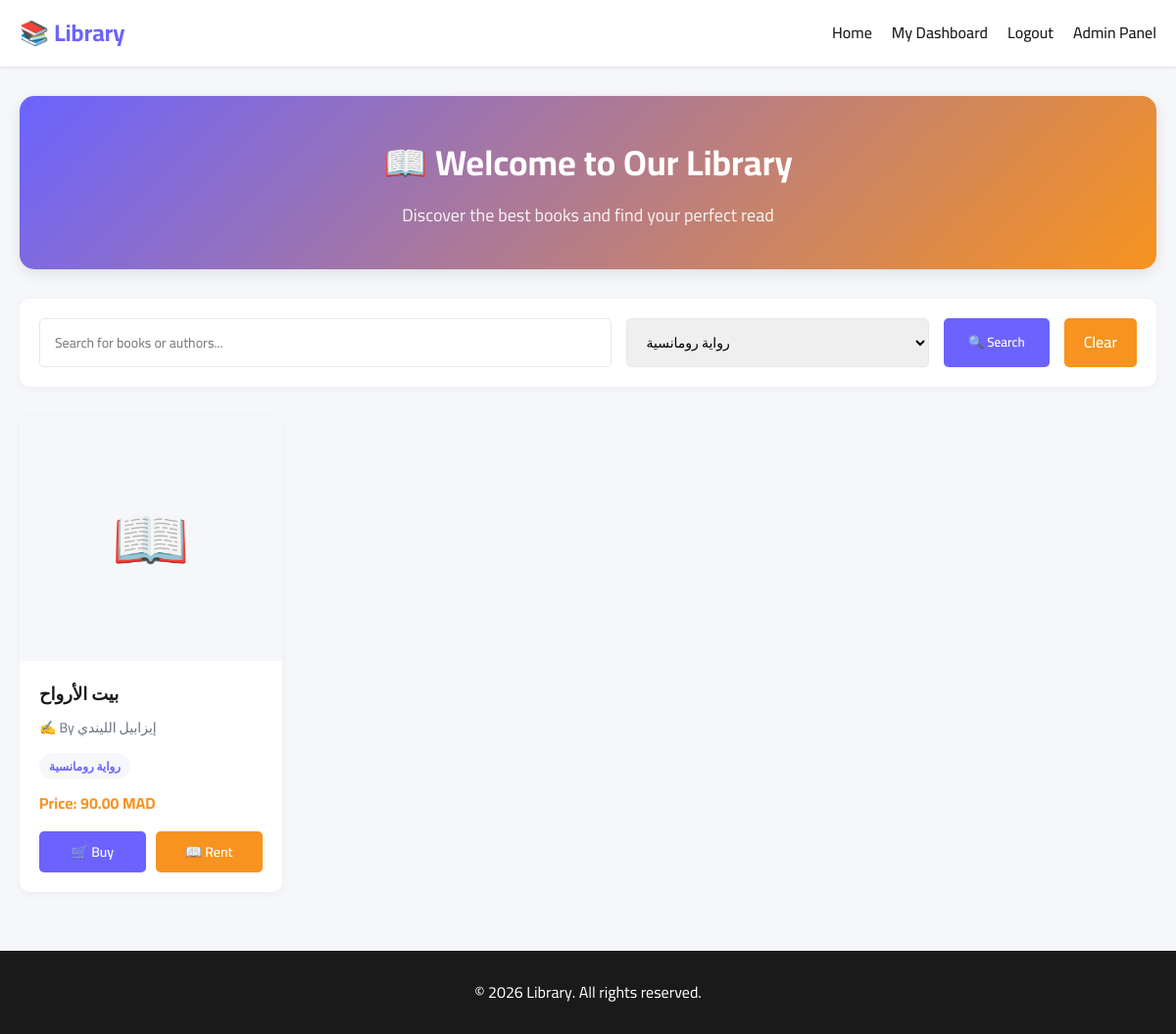
/views/catalogue.php?type_id=3 (signed in), run on the app's committed database.
### tables this page shows
CREATE TABLE books (
    book_id INT AUTO_INCREMENT PRIMARY KEY,
    title VARCHAR(255) NOT NULL,
    author VARCHAR(150) NOT NULL,
    type_id INT NOT NULL,
    cover_image VARCHAR(500),
    description TEXT,
    price_buy DECIMAL(10,2) NOT NULL,
    price_rental DECIMAL(10,2),
    available_buy BOOLEAN DEFAULT TRUE,
    available_rental BOOLEAN DEFAULT FALSE,
    created_at DATETIME DEFAULT CURRENT_TIMESTAMP,
    FOREIGN KEY (type_id) REFERENCES book_types(type_id) ON DELETE RESTRICT
);

CREATE TABLE book_types (
    type_id INT AUTO_INCREMENT PRIMARY KEY,
    type_name VARCHAR(100) NOT NULL UNIQUE,
    created_at DATETIME DEFAULT CURRENT_TIMESTAMP
);

### core/functions.php (called while the page is built, shortened)
<?php
require_once __DIR__ . '/db.php';
function isLoggedIn() {
    return isset($_SESSION['user_id']);
}
function sanitize($data) {
    return htmlspecialchars(trim((string)$data), ENT_QUOTES, 'UTF-8');
}
function formatPrice($price) {
    return number_format($price, 2, '.', '') . ' MAD';
}
function getAllTypes() {
    global $pdo;
    $stmt = $pdo->query("SELECT * FROM book_types ORDER BY type_name ASC");
    return $stmt->fetchAll();
}
function getAllBooks($search = '', $type_id = '') {
    global $pdo;
    $query = "SELECT b.*, bt.type_name
              FROM books b
              JOIN book_types bt ON b.type_id = bt.type_id
              WHERE (b.available_buy = TRUE OR b.available_rental = TRUE)";
    $params = [];
    if (!empty($type_id)) {
        $query .= " AND b.type_id = ?";
        $params[] = $type_id;
    }
    $query .= " ORDER BY b.created_at DESC";
    $stmt = $pdo->prepare($query);
    $stmt->execute($params);
    return $stmt->fetchAll();
}

### views/catalogue.php (the view, shortened to what this page needs)
<?php
require_once '../core/functions.php';
$search = sanitize($_GET['search'] ?? '');
$type_id = sanitize($_GET['type_id'] ?? '');
$books = getAllBooks($search, $type_id);
$types = getAllTypes();
?>
<!DOCTYPE html>
<html lang="en" dir="ltr">
<head>
    <link rel="stylesheet" href="../assets/css/style.css">
</head>
<body>
    <nav class="navbar">
        <div class="container">
            <a href="catalogue.php" class="navbar-brand">📚 Library</a>
            <ul class="navbar-links">
                <li><a href="catalogue.php">Home</a></li>
                <?php if (isLoggedIn()): ?>
                    <li><a href="user_dashboard.php">My Dashboard</a></li>
                    <li><a href="../core/logout.php">Logout</a></li>
                <?php else: ?>
                    <li><a href="login.php" class="btn-login" style="background: var(--primary); color: white; padding: 5px 15px; border-radius: 5px; text-decoration: none;">Login</a></li>
                <?php endif; ?>
                <li><a href="../admin/login.php">Admin Panel</a></li>
            </ul>
        </div>
    </nav>
    <div class="container">
        <div class="hero" style="text-align: center; background: linear-gradient(135deg, var(--primary) 0%, var(--secondary) 100%); color: white; padding: 40px; border-radius: 15px; margin-top: 30px; box-shadow: 0 4px 15px rgba(0,0,0,0.1);">
            <h1 style="font-size: 36px; margin-bottom: 10px; font-weight: 700;">📖 Welcome to Our Library</h1>
            <p style="font-size: 18px; opacity: 0.9;">Discover the best books and find your perfect read</p>
        </div>
    </div>
    <div class="container">
        <form method="GET" action="catalogue.php" class="search-filter">
            <input
                type="text"
                name="search"
                placeholder="Search for books or authors..."
                value="<?php echo htmlspecialchars($search); ?>">
            <select name="type_id">
                <?php foreach ($types as $type): ?>
                    <option value="<?php echo $type['type_id']; ?>"
                        <?php echo ($type_id == $type['type_id']) ? 'selected' : ''; ?>>
                        <?php echo htmlspecialchars($type['type_name']); ?>
                    </option>
                <?php endforeach; ?>
            </select>
            <button type="submit" class="btn btn-primary" style="padding: 10px 25px;">🔍 Search</button>
            <a href="catalogue.php" class="btn btn-secondary" style="padding: 10px 20px; display: flex; align-items: center; justify-content: center; text-decoration: none;">Clear</a>
        </form>
    </div>
    <div class="container">
        <?php if (empty($books)): ?>
            <div style="text-align: center; padding: 60px 20px; background-color: white; border-radius: 10px; margin: 20px 0; box-shadow: 0 2px 8px rgba(0,0,0,0.05);">
                <p style="font-size: 64px; margin-bottom: 15px;">📭</p>
                <p style="font-size: 20px; font-weight: 700; color: var(--dark); margin-bottom: 10px;">No Results Found</p>
                <p style="color: var(--gray);">Try changing your search terms or filters.</p>
            </div>
        <?php else: ?>
            <div class="books-grid" style="display: grid; grid-template-columns: repeat(auto-fill, minmax(250px, 1fr)); gap: 30px; margin-bottom: 50px;">
                <?php foreach ($books as $book): ?>
                    <div class="book-card" style="background: white; border-radius: 10px; overflow: hidden; box-shadow: 0 2px 8px rgba(0,0,0,0.05); display: flex; flex-direction: column; height: 100%; transition: transform 0.2s, box-shadow 0.2s;">
                        <div class="book-card-image" style="height: 250px; background: var(--light); display: flex; align-items: center; justify-content: center; overflow: hidden; font-size: 64px;">
                            <?php if (!empty($book['cover_image'])): ?>
                                <img src="<?php echo htmlspecialchars($book['cover_image']); ?>"
                                     alt="<?php echo htmlspecialchars($book['title']); ?>"
                                     style="width: 100%; height: 100%; object-fit: cover;">
                            <?php else: ?>
                                📖
                            <?php endif; ?>
                        </div>
                        <div class="book-card-body" style="padding: 20px; display: flex; flex-direction: column; flex-grow: 1; text-align: left;">
                            <h3 class="book-card-title" style="font-size: 18px; margin-bottom: 8px; font-weight: 700; color: var(--dark);"><?php echo htmlspecialchars($book['title']); ?></h3>
                            <p class="book-card-author" style="color: var(--gray); font-size: 14px; margin-bottom: 15px;">✍️ By <?php echo htmlspecialchars($book['author']); ?></p>
                            <div style="margin-top: auto;">
                                <span class="book-card-type" style="display: inline-block; background: var(--light); color: var(--primary); padding: 4px 10px; border-radius: 20px; font-size: 12px; font-weight: 600; margin-bottom: 12px;"><?php echo htmlspecialchars($book['type_name']); ?></span>
                                <p class="book-card-price" style="font-size: 16px; font-weight: 700; color: var(--secondary); margin-bottom: 15px;">Price: <?php echo formatPrice($book['price_buy']); ?></p>
                                <div class="book-card-actions" style="display: flex; gap: 10px;">
                                    <form method="GET" action="buy.php" style="flex: 1;">
                                        <button type="submit" class="btn btn-primary" style="width: 100%; padding: 8px 0; border: none; font-weight: 600;">🛒 Buy</button>
                                    </form>
                                    <?php if ($book['available_rental']): ?>
                                        <form method="GET" action="rent.php" style="flex: 1;">
                                            <button type="submit" class="btn btn-secondary" style="width: 100%; padding: 8px 0; border: none; font-weight: 600;">📖 Rent</button>
                                        </form>
                                    <?php endif; ?>
                                </div>
                            </div>
                        </div>
                    </div>
                <?php endforeach; ?>
            </div>
        <?php endif; ?>
    </div>
    <footer class="footer">
        <div class="container">
            <p>&copy; 2026 Library. All rights reserved.</p>
        </div>
    </footer>
</body>
</html>

### assets/css/style.css (style rules this page uses)
:root { --primary: #6c63ff; --secondary: #f7931e; --success: #22c55e; --danger: #ef4444; --warning: #f59e0b; --dark: #1a1a1a; --light: #f5f7fa; --gray: #6b7280; --border: #e5e7eb; }
* { margin: 0; padding: 0; box-sizing: border-box; }
body { font-family: 'Cairo', sans-serif; background-color: var(--light); color: var(--dark); line-height: 1.6; }
.container { max-width: 1200px; margin: 0 auto; padding: 0 20px; }
.navbar { background-color: white; box-shadow: 0 1px 3px rgba(0, 0, 0, 0.1); position: sticky; top: 0; z-index: 100; }
.navbar .container { display: flex; justify-content: space-between; align-items: center; padding: 15px 20px; }
.navbar-brand { font-size: 24px; font-weight: 700; color: var(--primary); text-decoration: none; }
.navbar-links { display: flex; gap: 20px; list-style: none; }
.navbar-links a { color: var(--dark); text-decoration: none; font-weight: 500; transition: color 0.3s; }
.btn { display: inline-block; padding: 10px 20px; border-radius: 5px; text-decoration: none; font-weight: 600; cursor: pointer; border: none; transition: all 0.3s; font-family: 'Cairo', sans-serif; text-align: center; }
.btn-primary { background-color: var(--primary); color: white; }
.btn-secondary { background-color: var(--secondary); color: white; }
.hero { background: linear-gradient(135deg, var(--primary), var(--secondary)); color: white; padding: 60px 20px; text-align: center; border-radius: 10px; margin: 30px 0; }
.hero h1 { font-size: 42px; margin-bottom: 10px; }
.hero p { font-size: 18px; opacity: 0.9; }
.search-filter { background-color: white; padding: 20px; border-radius: 10px; box-shadow: 0 1px 3px rgba(0, 0, 0, 0.1); margin: 20px 0; display: flex; gap: 10px; flex-wrap: wrap; }
.search-filter input, .search-filter select { padding: 10px 15px; border: 1px solid var(--border); border-radius: 5px; font-family: 'Cairo', sans-serif; flex: 1; min-width: 200px; }
.search-filter button { padding: 10px 20px; }
.books-grid { display: grid; grid-template-columns: repeat(auto-fill, minmax(250px, 1fr)); gap: 20px; margin: 30px 0; }
.book-card { background-color: white; border-radius: 10px; overflow: hidden; box-shadow: 0 2px 8px rgba(0, 0, 0, 0.1); transition: all 0.3s; display: flex; flex-direction: column; }
.book-card-image { width: 100%; height: 300px; background-color: var(--light); display: flex; align-items: center; justify-content: center; font-size: 80px; overflow: hidden; }
.book-card-body { padding: 15px; flex-grow: 1; display: flex; flex-direction: column; }
.book-card-title { font-size: 18px; font-weight: 700; margin-bottom: 8px; color: var(--dark); }
.book-card-author { font-size: 14px; color: var(--gray); margin-bottom: 10px; }
.book-card-type { display: inline-block; background-color: var(--primary); color: white; padding: 4px 12px; border-radius: 20px; font-size: 12px; font-weight: 600; margin-bottom: 10px; width: fit-content; }
.book-card-price { font-size: 18px; font-weight: 700; color: var(--secondary); margin-bottom: 15px; flex-grow: 1; }
.book-card-actions { display: flex; gap: 10px; }
.book-card-actions .btn { flex: 1; padding: 8px; font-size: 14px; }
.footer { background-color: var(--dark); color: white; text-align: center; padding: 30px 20px; margin-top: 60px; }

### views/catalogue.php (style rules this page uses)
.navbar-links { display: flex; gap: 20px; list-style: none; flex-direction: row; }
.search-filter { display: flex; gap: 15px; margin: 30px 0; background: white; padding: 20px; border-radius: 10px; box-shadow: 0 2px 8px rgba(0,0,0,0.05); }
.search-filter input, .search-filter select { padding: 10px 15px; border: 1px solid var(--border); border-radius: 5px; font-size: 14px; }
.search-filter input { flex: 2; }
.search-filter select { flex: 1; }

### data on the page
books: title "بيت الأرواح", author "إيزابيل الليندي", type.type_name "رواية رومانسية", price_buy "90.00 MAD"

### other printed values
form field type_id "رواية رومانسية"
